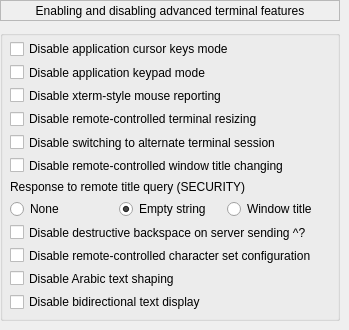
   <widget class="QWidget" name="page_6">
    <widget class="QLabel" name="label_31">
     <property name="geometry">
      <rect>
       <x>0</x>
       <y>0</y>
       <width>340</width>
       <height>21</height>
      </rect>
     </property>
     <property name="frameShape">
      <enum>QFrame::StyledPanel</enum>
     </property>
     <property name="text">
      <string>Enabling and disabling advanced terminal features</string>
     </property>
     <property name="alignment">
      <set>Qt::AlignCenter</set>
     </property>
    </widget>
    <widget class="QGroupBox" name="groupBox_14">
     <property name="geometry">
      <rect>
       <x>0</x>
       <y>30</y>
       <width>340</width>
       <height>291</height>
      </rect>
     </property>
     <property name="title">
      <string/>
     </property>
     <widget class="QWidget" name="layoutWidget12">
      <property name="geometry">
       <rect>
        <x>10</x>
        <y>10</y>
        <width>320</width>
        <height>270</height>
       </rect>
      </property>
      <layout class="QVBoxLayout" name="verticalLayout_4">
       <item>
        <widget class="QCheckBox" name="chb_no_applic_c">
         <property name="text">
          <string>Disable application cursor keys mode</string>
         </property>
        </widget>
       </item>
       <item>
        <widget class="QCheckBox" name="chb_no_applic_k">
         <property name="text">
          <string>Disable application keypad mode</string>
         </property>
        </widget>
       </item>
       <item>
        <widget class="QCheckBox" name="chb_no_mouse_rep">
         <property name="text">
          <string>Disable xterm-style mouse reporting</string>
         </property>
        </widget>
       </item>
       <item>
        <widget class="QCheckBox" name="chb_no_remote_resize">
         <property name="text">
          <string>Disable remote-controlled terminal resizing</string>
         </property>
        </widget>
       </item>
       <item>
        <widget class="QCheckBox" name="chb_no_alt_screen">
         <property name="text">
          <string>Disable switching to alternate terminal session</string>
         </property>
        </widget>
       </item>
       <item>
        <widget class="QCheckBox" name="chb_no_remote_wintitle">
         <property name="text">
          <string>Disable remote-controlled window title changing</string>
         </property>
        </widget>
       </item>
       <item>
        <widget class="QLabel" name="label_32">
         <property name="text">
          <string>Response to remote title query (SECURITY)</string>
         </property>
        </widget>
       </item>
       <item>
        <layout class="QHBoxLayout" name="horizontalLayout_8">
         <item>
          <widget class="QRadioButton" name="rb_featqtitle_none">
           <property name="text">
            <string>None</string>
           </property>
           <attribute name="buttonGroup">
            <string>gp_remote_qtitle_action</string>
           </attribute>
          </widget>
         </item>
         <item>
          <widget class="QRadioButton" name="rb_featqtitle_empstring">
           <property name="text">
            <string>Empty string</string>
           </property>
           <property name="checked">
            <bool>true</bool>
           </property>
           <attribute name="buttonGroup">
            <string>gp_remote_qtitle_action</string>
           </attribute>
          </widget>
         </item>
         <item>
          <widget class="QRadioButton" name="rb_featqtitle_wndtitle">
           <property name="text">
            <string>Window title</string>
           </property>
           <attribute name="buttonGroup">
            <string>gp_remote_qtitle_action</string>
           </attribute>
          </widget>
         </item>
        </layout>
       </item>
       <item>
        <widget class="QCheckBox" name="chb_no_dbackspace">
         <property name="text">
          <string>Disable destructive backspace on server sending ^?</string>
         </property>
        </widget>
       </item>
       <item>
        <widget class="QCheckBox" name="chb_no_remote_charset">
         <property name="text">
          <string>Disable remote-controlled character set configuration</string>
         </property>
        </widget>
       </item>
       <item>
        <widget class="QCheckBox" name="chb_no_arabic">
         <property name="text">
          <string>Disable Arabic text shaping</string>
         </property>
        </widget>
       </item>
       <item>
        <widget class="QCheckBox" name="chb_no_bidi">
         <property name="text">
          <string>Disable bidirectional text display</string>
         </property>
        </widget>
       </item>
      </layout>
     </widget>
    </widget>
   </widget>
